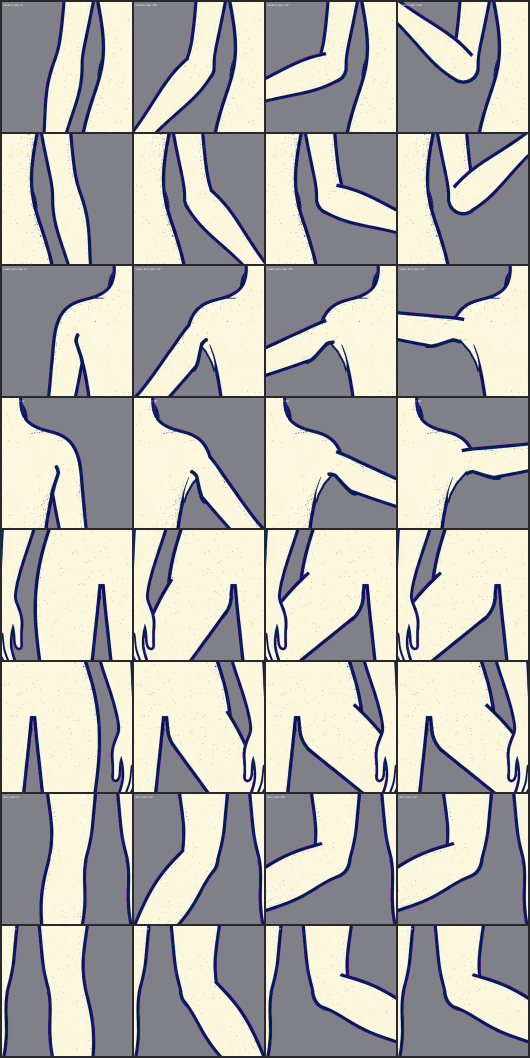
#> input picture her-sabah-bastan/stil/kukla/ai-on/bend-test.png, 2120 x 4232 px (shown at 1/4 size)
$ python -i split_strip.py   (imports and definitions only)
#> lines starting #> are read from the running program, lines starting #| are printed output that depends on the picture; after the words box and inside, x2 and y2 are one past the last pixel; in counts of white or black regions, pixels touching at a corner belong together
### tools/poses/cutout.py
"""Cut character poses out of their flat magenta background.

The generator paints poses on #FF00FF so neither the navy body nor the cream
outline touches the background colour. Flood-fill from the border instead of a
colour threshold: a threshold also eats magenta-ish anti-aliasing inside the
figure, flood-fill cannot cross the outline.

usage: python cutout.py <in_dir> <out_dir>
"""
import glob
import os
import sys

from PIL import Image, ImageDraw

NAVY = (24, 32, 58)
CREAM = (243, 239, 228)


def cut(path):
    im = Image.open(path).convert("RGBA")
    w, h = im.size
    seeds = [(x, y) for x in range(0, w, 40) for y in (1, h - 2)]
    seeds += [(x, y) for y in range(0, h, 40) for x in (1, w - 2)]
    for s in seeds:
        r, g, b, a = im.getpixel(s)
        # Only seed on pixels that are still background magenta.
        if a and r > 180 and b > 180 and g < 90:
            ImageDraw.floodfill(im, s, (0, 0, 0, 0), thresh=90)
    # Magenta fringe left on the outline edge: drop pixels that are clearly magenta.
    px = im.load()
    for y in range(h):
        for x in range(w):
            r, g, b, a = px[x, y]
            if a and r > 170 and b > 150 and g < 110:
                px[x, y] = (0, 0, 0, 0)
            # Anti-aliased hair tips blend navy/cream with magenta into a pink fringe
            # (seen on h03/h05 against navy). No palette colour has both R and B
            # clearly above G, so this tint only ever comes from the background.
            elif a and r - g > 35 and b - g > 35:
                px[x, y] = (0, 0, 0, 0)
    return im.crop(im.getbbox())


# [49 lines left out: functions invert, main, not called in this run]


# [2 lines that do not run on import are left out]

### tools/poses/split_strip.py
"""Split a 4-pose key-pose strip into baseline-aligned frames, plus a preview GIF.

Strips are generated as ONE image (four poses side by side) because poses drawn
in the same image keep the same scale and line weight; separate generations
drift and the drift reads as flicker when the frames are played in sequence.

Every frame of a strip is saved with the SAME height and the SAME baseline (the
lowest opaque row of the strip), so the animation code can anchor every frame at
bottom-centre and the feet stay put.

usage: python split_strip.py <in_dir> <out_dir> [glob]   (default glob: [HA]*.png)
"""
import glob
import os
import sys

from PIL import Image

sys.path.insert(0, os.path.dirname(__file__))
from cutout import CREAM, NAVY, cut, invert  # noqa: E402

FRAMES = 4
MIN_GAP = 6  # empty columns that separate two poses


def segments(alpha):
    w, h = alpha.size
    cols = [alpha.crop((x, 0, x + 1, h)).getbbox() is not None for x in range(w)]
    segs, start, gap = [], None, 0
    for x, filled in enumerate(cols + [False] * MIN_GAP):
        if filled:
            if start is None:
                start = x
            gap = 0
        elif start is not None:
            gap += 1
            if gap >= MIN_GAP:
                segs.append([start, x - gap + 1])
                start, gap = None, 0
    # Floating bits (a note held away from the body) become tiny segments:
    # merge the narrowest into its nearest neighbour until FRAMES remain.
    while len(segs) > FRAMES:
        i = min(range(len(segs)), key=lambda k: segs[k][1] - segs[k][0])
        if i == 0:
            j = 1
        elif i == len(segs) - 1:
            j = i - 1
        else:
            j = i - 1 if segs[i][0] - segs[i - 1][1] <= segs[i + 1][0] - segs[i][1] else i + 1
        a, b = sorted((i, j))
        segs[a] = [min(segs[a][0], segs[b][0]), max(segs[a][1], segs[b][1])]
        del segs[b]
    return segs


def split(path, dst):
    im = cut(path)  # trimmed to the union bbox, background transparent
#> in cut, `return im.crop(im.getbbox())`:
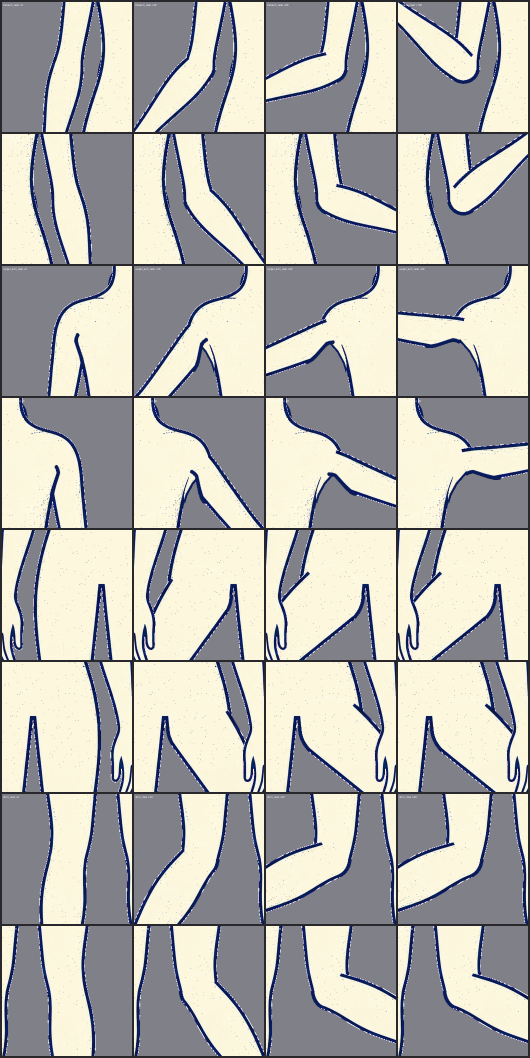
#> returned value: PIL image 2120x4232 RGBA (shown at 1/4 size); mean R, G, B, A 175.9, 174.7, 170.2, 253; transparent parts drawn white
    alpha = im.split()[3]
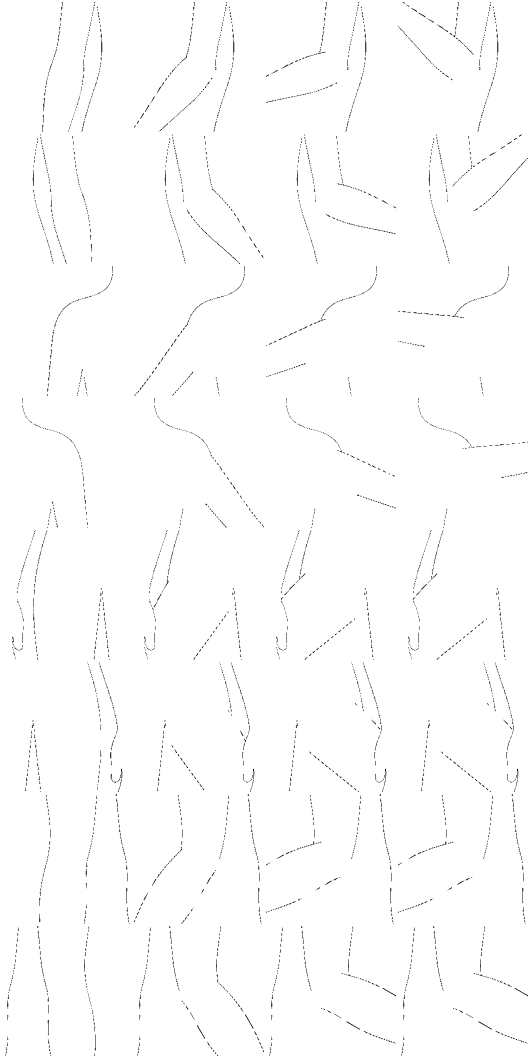
#> alpha: PIL image 2120x4232 L (shown at 1/4 size); 99.2% white; black in thin lines or dots
    segs = segments(alpha)
#> in segments, `cols = [alpha.crop((x, 0, x + 1, h)).getbbox() is not None for x in ra..`: cols = 2120 items, first 6: True, True, True, True, True, True
#> the loop in segments, `for x, filled in enumerate(cols + [False] * MIN_GAP):` made 2126 passes
#> start on pass 1: 0
#> after the loop in segments, `for x, filled in enumerate(cols + [False] * MIN_GAP):`: segs = [[0, 2120]]
#> segs = [[0, 2120]]
    name = os.path.splitext(os.path.basename(path))[0]
    if len(segs) != FRAMES:
        print(f"{name}: found {len(segs)} poses, expected {FRAMES} - SKIPPED")
#| bend-test: found 1 poses, expected 4 - SKIPPED
        return None
    frames = []
    for i, (x0, x1) in enumerate(segs, 1):
        f = im.crop((x0, 0, x1, im.height))  # full strip height = shared baseline
        f.save(os.path.join(dst, f"{name}-{i}.png"))
        invert(f).save(os.path.join(dst, f"{name}-{i}-ters.png"))
        frames.append(f)
    print(f"{name}: {[f.width for f in frames]} x {im.height}")
    return name, frames


def gif(name, frames, dst):
    bg = NAVY if name.startswith("H") else CREAM
    w = max(f.width for f in frames) + 40
    h = frames[0].height + 40
    scale = 320 / h
    out = []
    for f in frames:
        c = Image.new("RGB", (w, h), bg)
        c.paste(f, ((w - f.width) // 2, 20), f)  # bottom-centre anchor
        out.append(c.resize((int(w * scale), 320)))
    out[0].save(os.path.join(dst, f"_{name}.gif"), save_all=True, append_images=out[1:],
                duration=180, loop=0)


def main(src, dst, pattern="[HA]*.png"):
    os.makedirs(dst, exist_ok=True)
    for p in sorted(glob.glob(os.path.join(src, pattern))):
        r = split(p, dst)
        if r:
            gif(*r, dst)


# [2 lines not run here, left out]

>>> result = split('../../her-sabah-bastan/stil/kukla/ai-on/bend-test.png', 'out.png')

$ run again, on her-sabah-bastan/stil/kukla/ai-on/chest.png
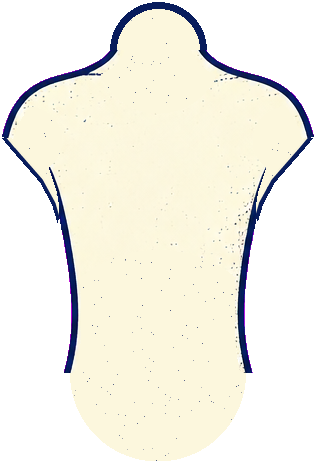
#> input picture her-sabah-bastan/stil/kukla/ai-on/chest.png, 316 x 463 px
#> in cut, im is the input picture: PIL image 316x463 RGBA; mean R, G, B, A 135.6, 133.4, 122.8, 147.8
#> in cut, `return im.crop(im.getbbox())`:
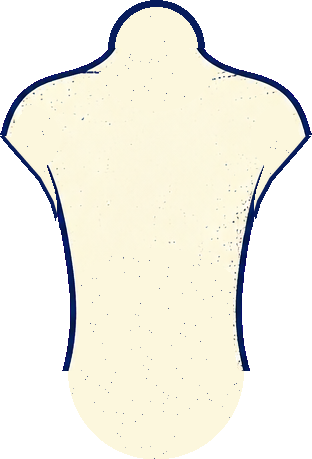
#> returned value: PIL image 312x459 RGBA; mean R, G, B, A 138.2, 136.3, 125, 150.3; transparent parts drawn white
#> in split, `alpha = im.split()[3]`:
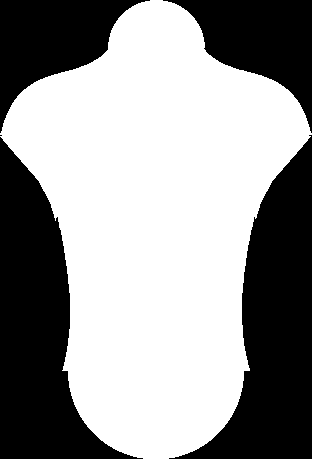
#> alpha: PIL image 312x459 L; 58.9% white; 5 black regions (1 under 20 px), largest, box (x1, y1, x2, y2) and area: (169, 135, 312, 459) 20445, (0, 137, 143, 459) 20360, (0, 0, 150, 133) 9018, (163, 0, 312, 133) 8965
#> cols = 312 items, first 6: True, True, True, True, True, True
#> the loop in segments, `for x, filled in enumerate(cols + [False] * MIN_GAP):` made 318 passes
#> start on pass 1: 0
#> after the loop in segments, `for x, filled in enumerate(cols + [False] * MIN_GAP):`: segs = [[0, 312]]
#| chest: found 1 poses, expected 4 - SKIPPED

$ run again, on her-sabah-bastan/stil/kukla/ai-on/foot_far.png
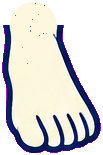
#> input picture her-sabah-bastan/stil/kukla/ai-on/foot_far.png, 103 x 155 px
#> in cut, im is the input picture: PIL image 103x155 RGBA; mean R, G, B, A 126.3, 125.1, 124.6, 165.3
#> in cut, `return im.crop(im.getbbox())`:
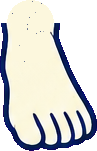
#> returned value: PIL image 97x151 RGBA; mean R, G, B, A 135.9, 136.1, 133.2, 176.3; transparent parts drawn white
#> in split, `alpha = im.split()[3]`:
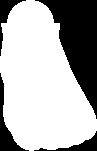
#> alpha: PIL image 97x151 L; 69.1% white; 4 black regions, box (x1, y1, x2, y2) and area: (35, 0, 97, 119) 3295, (0, 73, 29, 151) 547, (0, 0, 26, 56) 341, (34, 131, 97, 151) 337
#> cols = 97 items, first 6: True, True, True, True, True, True
#> the loop in segments, `for x, filled in enumerate(cols + [False] * MIN_GAP):` made 103 passes
#> start on pass 1: 0
#> after the loop in segments, `for x, filled in enumerate(cols + [False] * MIN_GAP):`: segs = [[0, 97]]
#| foot_far: found 1 poses, expected 4 - SKIPPED

$ run again, on her-sabah-bastan/stil/kukla/ai-on/foot_near.png
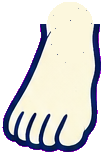
#> input picture her-sabah-bastan/stil/kukla/ai-on/foot_near.png, 103 x 154 px
#> in cut, im is the input picture: PIL image 103x154 RGBA; mean R, G, B, A 126.5, 125.4, 124.7, 165.7
#> in cut, `return im.crop(im.getbbox())`:
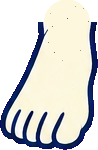
#> returned value: PIL image 98x150 RGBA; mean R, G, B, A 134.7, 135, 132, 174.9; transparent parts drawn white
#> in split, `alpha = im.split()[3]`:
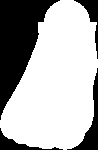
#> alpha: PIL image 98x150 L; 68.6% white; 4 black regions, box (x1, y1, x2, y2) and area: (0, 0, 60, 120) 3307, (67, 68, 98, 150) 607, (74, 0, 98, 59) 355, (0, 128, 63, 150) 348
#> cols = 98 items, first 6: True, True, True, True, True, True
#> the loop in segments, `for x, filled in enumerate(cols + [False] * MIN_GAP):` made 104 passes
#> start on pass 1: 0
#> after the loop in segments, `for x, filled in enumerate(cols + [False] * MIN_GAP):`: segs = [[0, 98]]
#| foot_near: found 1 poses, expected 4 - SKIPPED
